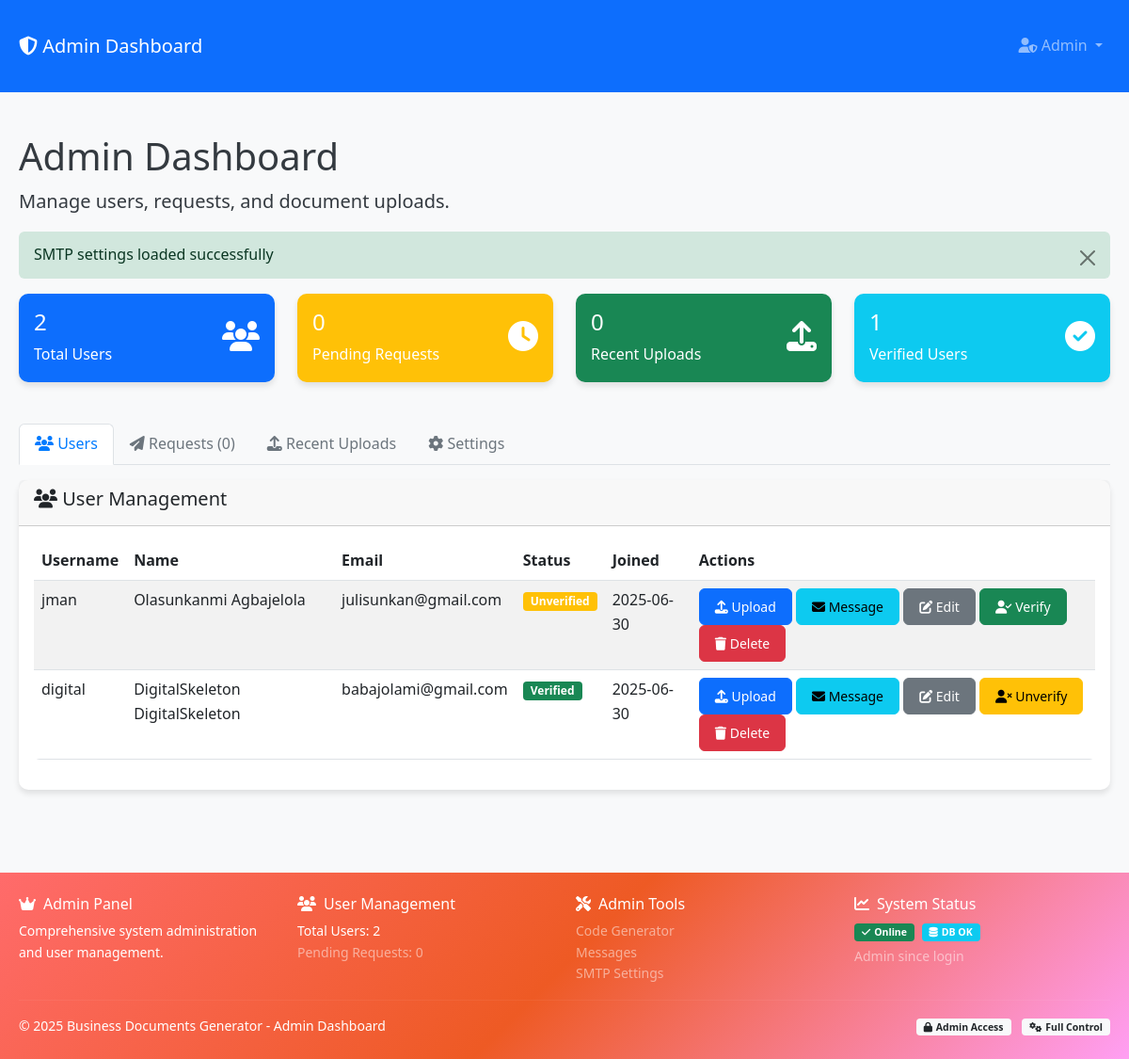
Page /admin (signed in) on the earlier database version.
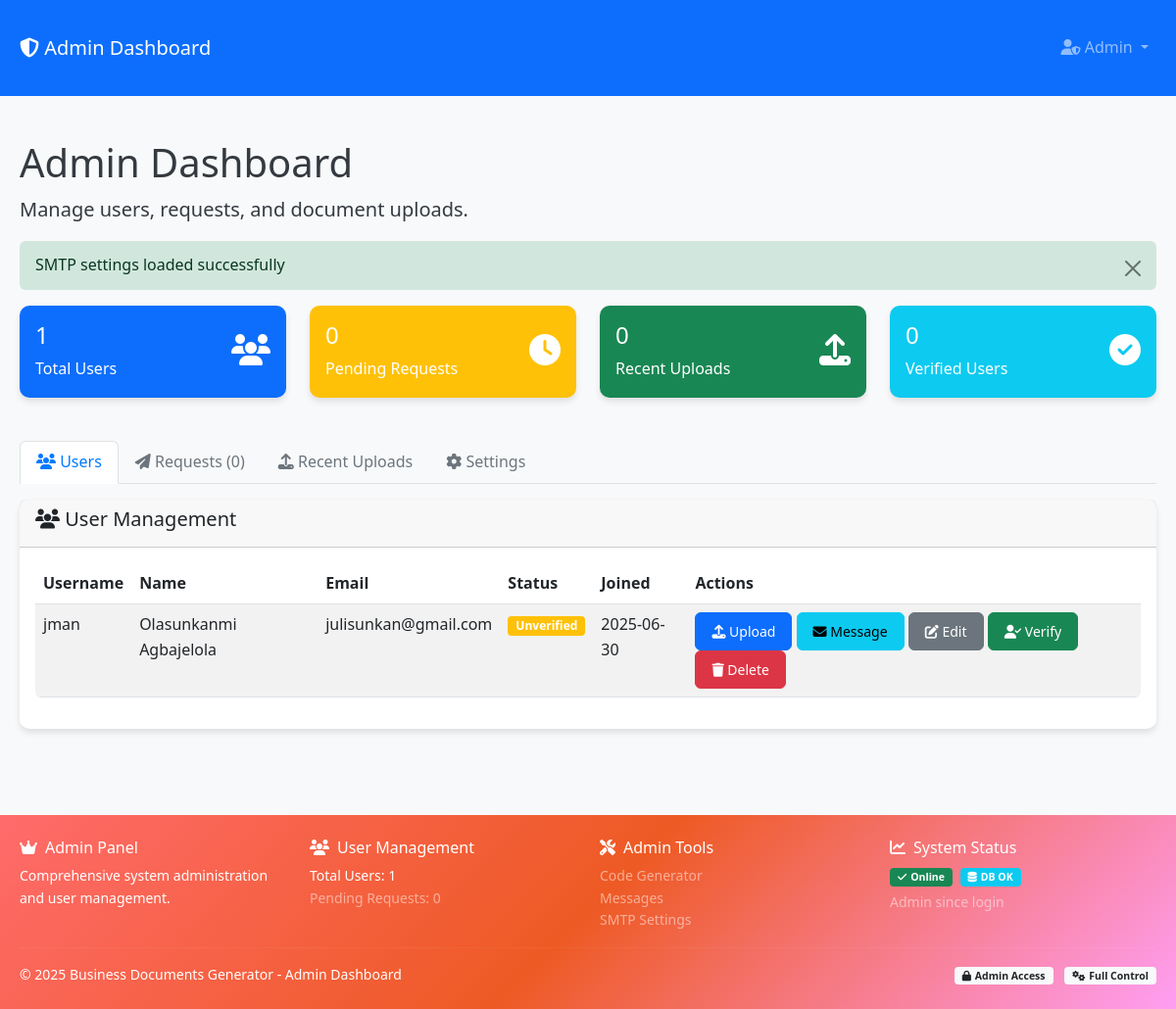
Same page on the later database version.
### models.py (models this page shows, shortened)
class User(db.Model):
    id = db.Column(db.Integer, primary_key=True)
    username = db.Column(db.String(80), unique=True, nullable=False)
    email = db.Column(db.String(120), unique=True, nullable=False)
    password_hash = db.Column(db.String(255), nullable=False)
    first_name = db.Column(db.String(100), nullable=False)
    last_name = db.Column(db.String(100), nullable=False)
    is_admin = db.Column(db.Boolean, default=False)
    is_verified = db.Column(db.Boolean, default=False)
    verification_token = db.Column(db.String(100), nullable=True)
    reset_token = db.Column(db.String(100), nullable=True)
    reset_token_expires = db.Column(db.DateTime, nullable=True)
    created_at = db.Column(db.DateTime, default=datetime.utcnow)
    last_login = db.Column(db.DateTime, nullable=True)
    pdf_codes = db.relationship('UserPDFCode', foreign_keys='UserPDFCode.user_id', backref='user', lazy=True, cascade='all, delete-orphan')
    pdf_requests = db.relationship('PDFRequest', backref='user', lazy=True, cascade='all, delete-orphan')
    sent_messages = db.relationship('Message', foreign_keys='Message.sender_id', backref='sender', lazy=True, cascade='all, delete-orphan')
    received_messages = db.relationship('Message', foreign_keys='Message.recipient_id', backref='recipient', lazy=True, cascade='all, delete-orphan')
    uploaded_pdfs = db.relationship('UserPDFCode', foreign_keys='UserPDFCode.uploaded_by_admin_id', backref='uploader', lazy=True)

### app.py (the view)
@app.route('/admin')
@admin_required
def admin_dashboard():
    users = User.query.filter_by(is_admin=False).order_by(User.created_at.desc()).all()
    pending_requests = PDFRequest.query.filter_by(status='pending').order_by(PDFRequest.created_at.desc()).all()
    recent_uploads = UserPDFCode.query.order_by(UserPDFCode.uploaded_at.desc()).limit(10).all()
    return render_template('dashboard/admin_dashboard.html',
                         users=users,
                         pending_requests=pending_requests,
                         recent_uploads=recent_uploads)

### app.py (called while the page is built)
def admin_required(f):
    @wraps(f)
    def decorated_function(*args, **kwargs):
        if 'user_id' not in session:
            flash('Please log in to access this page.', 'error')
            return redirect(url_for('login'))
        user = User.query.get(session['user_id'])
        if not user or not user.is_admin:
            flash('Admin access required.', 'error')
            return redirect(url_for('dashboard'))
        return f(*args, **kwargs)
    return decorated_function

### templates/dashboard/admin_dashboard.html (shortened to what this page needs)
<!DOCTYPE html>
<html lang="en">
<head>
    <link href="https://cdn.jsdelivr.net/npm/bootstrap@5.3.0/dist/css/bootstrap.min.css" rel="stylesheet">
    <link rel="stylesheet" href="https://cdnjs.cloudflare.com/ajax/libs/font-awesome/6.4.0/css/all.min.css">
    <link rel="stylesheet" href="{{ url_for('static', filename='css/style.css') }}">
</head>
<body>
    <nav class="navbar navbar-expand-lg navbar-dark bg-primary">
        <div class="container">
            <a class="navbar-brand" href="#">
                <i class="fas fa-shield-alt"></i> Admin Dashboard
            </a>
            <div class="navbar-nav ms-auto">
                <div class="nav-item dropdown">
                    <a class="nav-link dropdown-toggle" href="#" id="navbarDropdown" role="button" data-bs-toggle="dropdown" aria-expanded="false">
                        <i class="fas fa-user-shield"></i> Admin
                    </a>
                </div>
            </div>
        </div>
    </nav>
    <div class="container mt-4">
        <div class="row">
            <div class="col-12">
                <h1>Admin Dashboard</h1>
                <p class="lead">Manage users, requests, and document uploads.</p>
            </div>
        </div>
        <div id="alert-container"></div>
        <div class="row mb-4">
            <div class="col-md-3">
                <div class="card bg-primary text-white">
                    <div class="card-body">
                        <div class="d-flex justify-content-between">
                            <div>
                                <h4>{{ users|length }}</h4>
                                <p class="mb-0">Total Users</p>
                            </div>
                            <div class="align-self-center">
                                <i class="fas fa-users fa-2x"></i>
                            </div>
                        </div>
                    </div>
                </div>
            </div>
            <div class="col-md-3">
                <div class="card bg-warning text-white">
                    <div class="card-body">
                        <div class="d-flex justify-content-between">
                            <div>
                                <h4>{{ pending_requests|length }}</h4>
                                <p class="mb-0">Pending Requests</p>
                            </div>
                            <div class="align-self-center">
                                <i class="fas fa-clock fa-2x"></i>
                            </div>
                        </div>
                    </div>
                </div>
            </div>
            <div class="col-md-3">
                <div class="card bg-success text-white">
                    <div class="card-body">
                        <div class="d-flex justify-content-between">
                            <div>
                                <h4>{{ recent_uploads|length }}</h4>
                                <p class="mb-0">Recent Uploads</p>
                            </div>
                            <div class="align-self-center">
                                <i class="fas fa-upload fa-2x"></i>
                            </div>
                        </div>
                    </div>
                </div>
            </div>
            <div class="col-md-3">
                <div class="card bg-info text-white">
                    <div class="card-body">
                        <div class="d-flex justify-content-between">
                            <div>
                                <h4>{{ users|selectattr('is_verified', 'equalto', True)|list|length }}</h4>
                                <p class="mb-0">Verified Users</p>
                            </div>
                            <div class="align-self-center">
                                <i class="fas fa-check-circle fa-2x"></i>
                            </div>
                        </div>
                    </div>
                </div>
            </div>
        </div>
        <ul class="nav nav-tabs" id="adminTabs">
            <li class="nav-item">
                <a class="nav-link active" id="users-tab" data-bs-toggle="tab" href="#users">
                    <i class="fas fa-users"></i> Users
                </a>
            </li>
            <li class="nav-item">
                <a class="nav-link" id="requests-tab" data-bs-toggle="tab" href="#requests">
                    <i class="fas fa-paper-plane"></i> Requests ({{ pending_requests|length }})
                </a>
            </li>
            <li class="nav-item">
                <a class="nav-link" id="uploads-tab" data-bs-toggle="tab" href="#uploads">
                    <i class="fas fa-upload"></i> Recent Uploads
                </a>
            </li>
            <li class="nav-item">
                <a class="nav-link" id="settings-tab" data-bs-toggle="tab" href="#settings">
                    <i class="fas fa-cog"></i> Settings
                </a>
            </li>
        </ul>
        <div class="tab-content mt-3">
            <div class="tab-pane fade show active" id="users">
                <div class="card">
                    <div class="card-header">
                        <h5><i class="fas fa-users"></i> User Management</h5>
                    </div>
                    <div class="card-body">
                        <div class="table-responsive">
                            <table class="table table-striped">
                                <thead>
                                    <tr>
                                        <th>Username</th>
                                        <th>Name</th>
                                        <th>Email</th>
                                        <th>Status</th>
                                        <th>Joined</th>
                                        <th>Actions</th>
                                    </tr>
                                </thead>
                                <tbody>
                                    {% for user in users %}
                                    <tr>
                                        <td>{{ user.username }}</td>
                                        <td>{{ user.first_name }} {{ user.last_name }}</td>
                                        <td>{{ user.email }}</td>
                                        <td>
                                            {% if user.is_verified %}
                                            <span class="badge bg-success">Verified</span>
                                            {% else %}
                                            <span class="badge bg-warning">Unverified</span>
                                            {% endif %}
                                        </td>
                                        <td>{{ user.created_at.strftime('%Y-%m-%d') }}</td>
                                        <td>
                                            <button type="button" class="btn btn-sm btn-primary" onclick="uploadForUser({{ user.id }}, '{{ user.first_name }} {{ user.last_name }}')">
                                                <i class="fas fa-upload"></i> Upload
                                            </button>
                                            <button type="button" class="btn btn-sm btn-info" onclick="messageUser({{ user.id }}, '{{ user.first_name }} {{ user.last_name }}')">
                                                <i class="fas fa-envelope"></i> Message
                                            </button>
                                            <button type="button" class="btn btn-sm btn-secondary" onclick="editUser({{ user.id }}, '{{ user.username }}', '{{ user.email }}', '{{ user.first_name }}', '{{ user.last_name }}')">
                                                <i class="fas fa-edit"></i> Edit
                                            </button>
                                            {% if user.is_verified %}
                                            <button type="button" class="btn btn-sm btn-warning" onclick="toggleVerification({{ user.id }}, '{{ user.first_name }} {{ user.last_name }}', false)">
                                                <i class="fas fa-user-times"></i> Unverify
                                            </button>
                                            {% else %}
                                            <button type="button" class="btn btn-sm btn-success" onclick="toggleVerification({{ user.id }}, '{{ user.first_name }} {{ user.last_name }}', true)">
                                                <i class="fas fa-user-check"></i> Verify
                                            </button>
                                            {% endif %}
                                            <button type="button" class="btn btn-sm btn-danger" onclick="deleteUser({{ user.id }}, '{{ user.first_name }} {{ user.last_name }}')">
                                                <i class="fas fa-trash"></i> Delete
                                            </button>
                                        </td>
                                    </tr>
                                    {% endfor %}
                                </tbody>
                            </table>
                        </div>
                    </div>
                </div>
            </div>
        </div>
    </div>
    <footer class="mt-5" style="background: linear-gradient(135deg, #ff6b6b 0%, #ee5a24 50%, #ff9ff3 100%); color: white;">
        <div class="container py-4">
            <div class="row">
                <div class="col-md-3">
                    <h6><i class="fas fa-crown me-2"></i>Admin Panel</h6>
                    <p class="small">Comprehensive system administration and user management.</p>
                </div>
                <div class="col-md-3">
                    <h6><i class="fas fa-users me-2"></i>User Management</h6>
                    <div class="small">
                        <span class="d-block">Total Users: {{ users|length }}</span>
                        <span class="d-block text-white-50">Pending Requests: {{ pending_requests|length }}</span>
                    </div>
                </div>
                <div class="col-md-3">
                    <h6><i class="fas fa-tools me-2"></i>Admin Tools</h6>
                    <div class="small">
                        <a href="/code-generator" class="text-white-50 text-decoration-none d-block">Code Generator</a>
                        <a href="/messages" class="text-white-50 text-decoration-none d-block">Messages</a>
                        <span class="text-white-50 d-block">SMTP Settings</span>
                    </div>
                </div>
                <div class="col-md-3">
                    <h6><i class="fas fa-chart-line me-2"></i>System Status</h6>
                    <div class="small">
                        <span class="badge bg-success me-1">
                            <i class="fas fa-check me-1"></i>Online
                        </span>
                        <span class="badge bg-info">
                            <i class="fas fa-database me-1"></i>DB OK
                        </span>
                        <div class="mt-1 text-white-50">Admin since login</div>
                    </div>
                </div>
            </div>
            <hr class="my-3" style="border-color: rgba(255,255,255,0.2);">
            <div class="row align-items-center">
                <div class="col-md-6">
                    <p class="mb-0 small">&copy; 2025 Business Documents Generator - Admin Dashboard</p>
                </div>
                <div class="col-md-6 text-end">
                    <div class="small">
                        <span class="badge bg-light text-dark me-2">
                            <i class="fas fa-lock me-1"></i>Admin Access
                        </span>
                        <span class="badge bg-light text-dark">
                            <i class="fas fa-cogs me-1"></i>Full Control
                        </span>
                    </div>
                </div>
            </div>
        </div>
    </footer>
</body>
</html>

### static/css/style.css (style rules this page uses)
:root { --primary-color: #007bff; --secondary-color: #6c757d; --success-color: #28a745; --danger-color: #dc3545; --warning-color: #ffc107; --info-color: #17a2b8; --light-color: #f8f9fa; --dark-color: #343a40; --white: #ffffff; --black: #000000; }
body { font-family: 'Segoe UI', Tahoma, Geneva, Verdana, sans-serif; background-color: var(--light-color); color: var(--dark-color); line-height: 1.6; }
.container { max-width: 1200px; margin: 0 auto; padding: 20px; }
.card { border: none; border-radius: 10px; box-shadow: 0 4px 6px rgba(0, 0, 0, 0.1); margin-bottom: 20px; }
.btn { border-radius: 6px; padding: 8px 16px; font-weight: 500; transition: all 0.3s ease; }
.nav-tabs .nav-link { border-radius: 6px 6px 0 0; border: 1px solid transparent; color: var(--secondary-color); }
.nav-tabs .nav-link.active { background-color: var(--white); border-color: #dee2e6 #dee2e6 var(--white); color: var(--primary-color); }
.table { border-radius: 6px; overflow: hidden; }
.badge { font-size: 0.75em; padding: 4px 8px; border-radius: 4px; }

Differences in the rows shown:
no longer on this page (row edited): User: username "digital", first_name "DigitalSkeleton", last_name "DigitalSkeleton", email "babajolami@gmail.com", is_verified "Verified", created_at "2025-06-30"
Other differences:
{{ users|length }}: "2" → "1"
{{ users|selectattr('is_verified', 'equalto', True)|list|length }}: "1" → "0"
